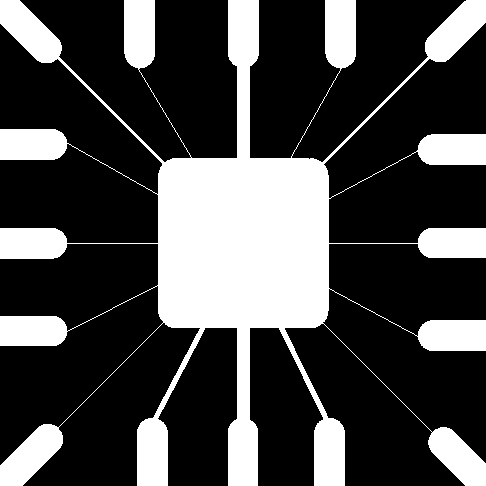
#> input picture original_image/Fig1007(a)(wirebond_mask).tif, 486 x 486 px
$ python '规定方向的线的检测.py'
#> lines starting #> are read from the running program, lines starting #| are printed output that depends on the picture; after the words box and inside, x2 and y2 are one past the last pixel; in counts of white or black regions, pixels touching at a corner belong together
import numpy as np
import matplotlib.pyplot as plt
import os
from scipy import ndimage
from PIL import Image


def apply_45_degree_kernel(img_arr):
    img_float = img_arr.astype(float)
    kernel = np.array([[2, -1, -1],
                       [-1, 2, -1],
                       [-1, -1, 2]], dtype=float)

    response = ndimage.convolve(img_float, kernel)
    return response


def process_and_visualize_six_figures(image_path, output_dir):
#> called with output_dir = 'output_image'
    pil_img = Image.open(image_path).convert('L')
#> pil_img is the input picture: PIL image 486x486 L; 28.1% white; 1 white region, box (x1, y1, x2, y2) and area: (0, 0, 486, 486) 66259
    img = np.array(pil_img)
    raw_response = apply_45_degree_kernel(img)
#> in apply_45_degree_kernel, `response = ndimage.convolve(img_float, kernel)`:
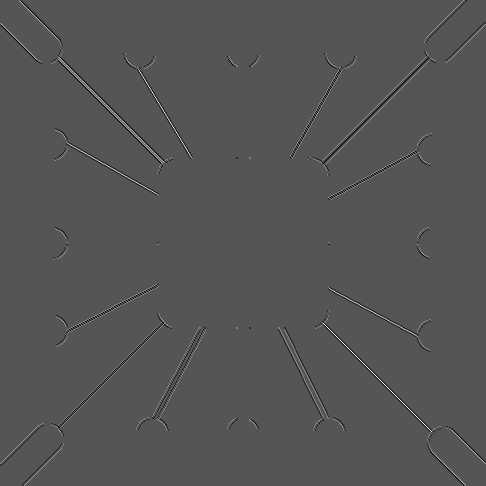
#> response: shape (486, 486) float64; min -765, max 1530, mean 0; drawn with min black and max white

    max_abs = np.max(np.abs(raw_response))
#> max_abs = 1530
    if max_abs == 0: max_abs = 1
    display_b = ((raw_response / max_abs) * 127.5 + 127.5).astype(np.uint8)
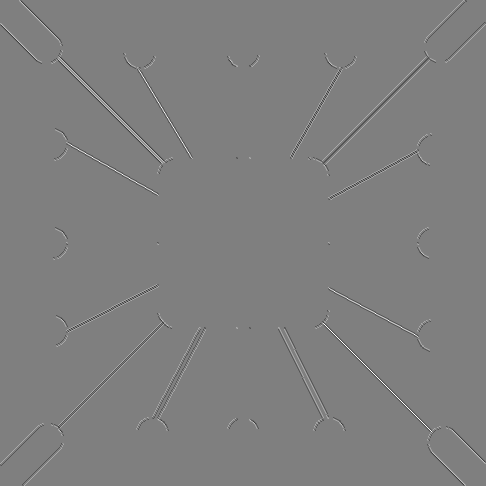
#> display_b: shape (486, 486); min 63, max 255, mean 127

    slice_c = (slice(10, 110), slice(10, 110))
    img_c = display_b[slice_c]
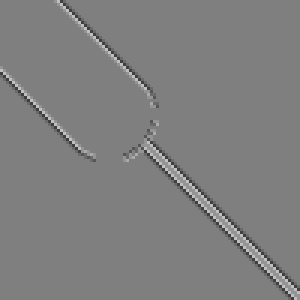
#> img_c: shape (100, 100) (shown 3 times larger); min 63, max 191, mean 127

    slice_d = (slice(370, 480), slice(370, 480))
    img_d = display_b[slice_d]
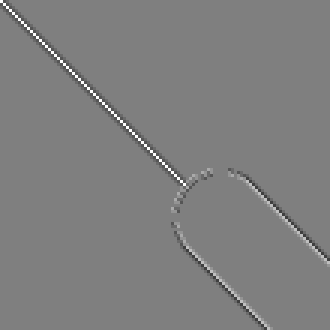
#> img_d: shape (110, 110) (shown 3 times larger); min 63, max 255, mean 127


    response_e = raw_response.copy()
    response_e[response_e < 0] = 0
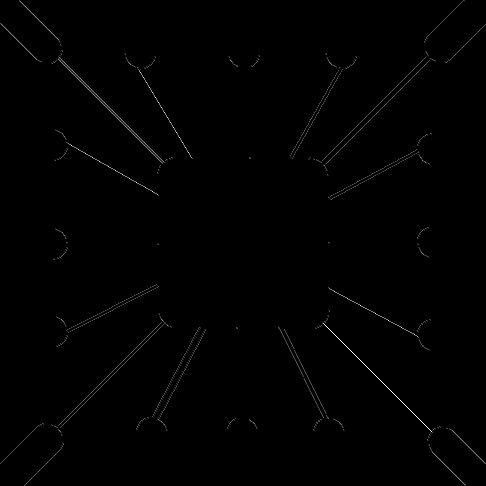
#> response_e: shape (486, 486) float64; 1.66% of pixels changed, all inside (x1, y1, x2, y2) = (0, 0, 486, 486); drawn with min black and max white
    display_e = np.clip(response_e, 0, 255).astype(np.uint8)
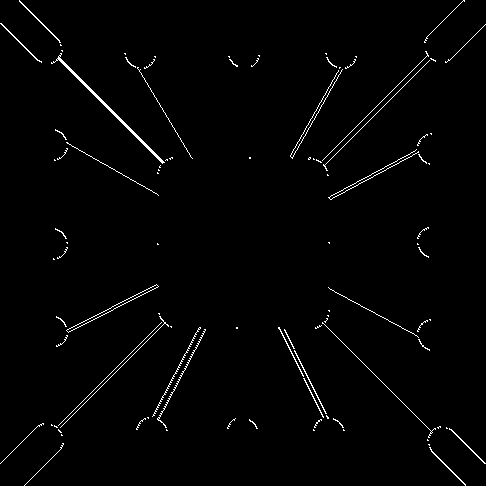
#> display_e: shape (486, 486); 1.5% white in thin lines or dots

    max_val = np.max(response_e)
#> max_val = 1530
    if max_val > 0:
        T = max_val
#> T = 1530
        mask_f = response_e >= T
#> mask_f: shape (486, 486) bool; 0.06% white in thin lines or dots, all inside (x1, y1, x2, y2) = (71, 72, 432, 432)
    else:
        mask_f = np.zeros_like(response_e, dtype=bool)

    img_f_binary = np.zeros_like(img)
    img_f_binary[mask_f] = 255

    structure = np.ones((5, 5), dtype=bool)
    img_f_dilated = ndimage.binary_dilation(img_f_binary > 0, structure=structure)
    img_f = img_f_dilated.astype(np.uint8) * 255

    fig, axes = plt.subplots(2, 3, figsize=(15, 10))

    axes[0, 0].imshow(img, cmap='gray')
    axes[0, 0].set_title('(a) Original Image')
    axes[0, 0].axis('off')

    axes[0, 1].imshow(display_b, cmap='gray')
    axes[0, 1].set_title('(b) +45 Line Response')
    axes[0, 1].axis('off')

    axes[0, 2].imshow(img_c, cmap='gray')
    axes[0, 2].set_title('(c) Zoomed Top-Left')
    axes[0, 2].axis('off')
    for spine in axes[0, 2].spines.values():
        spine.set_edgecolor('white')

    axes[1, 0].imshow(img_d, cmap='gray')
    axes[1, 0].set_title('(d) Zoomed Bottom-Right')
    axes[1, 0].axis('off')

    axes[1, 1].imshow(display_e, cmap='gray')
    axes[1, 1].set_title('(e) Positive Response')
    axes[1, 1].axis('off')

    axes[1, 2].imshow(img_f, cmap='gray')
    axes[1, 2].set_title('(f) Strongest Points (>T)')
    axes[1, 2].axis('off')

    plt.tight_layout()
    save_path = os.path.join(output_dir, "Fig1007_full_process.png")
    plt.savefig(save_path, bbox_inches='tight')
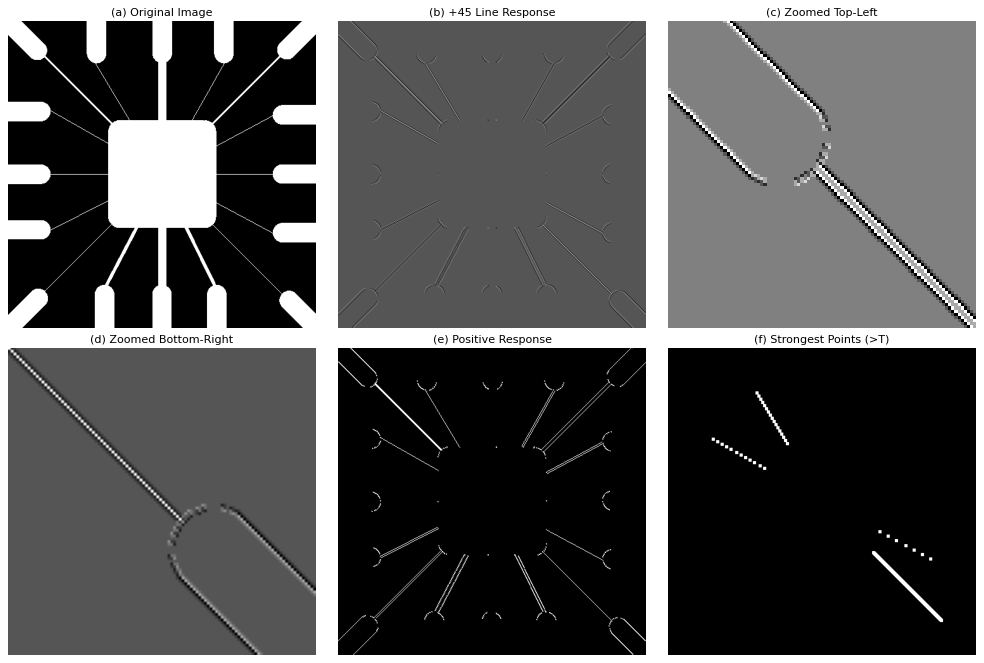
#> figure drawn by matplotlib, 6 panels
    plt.close()


if __name__ == "__main__":
    input_dir = "original_image"
    output_dir = "output_image"
    os.makedirs(output_dir, exist_ok=True)

    filename = "Fig1007(a)(wirebond_mask).tif"
    path = os.path.join(input_dir, filename)
    process_and_visualize_six_figures(path, output_dir)
